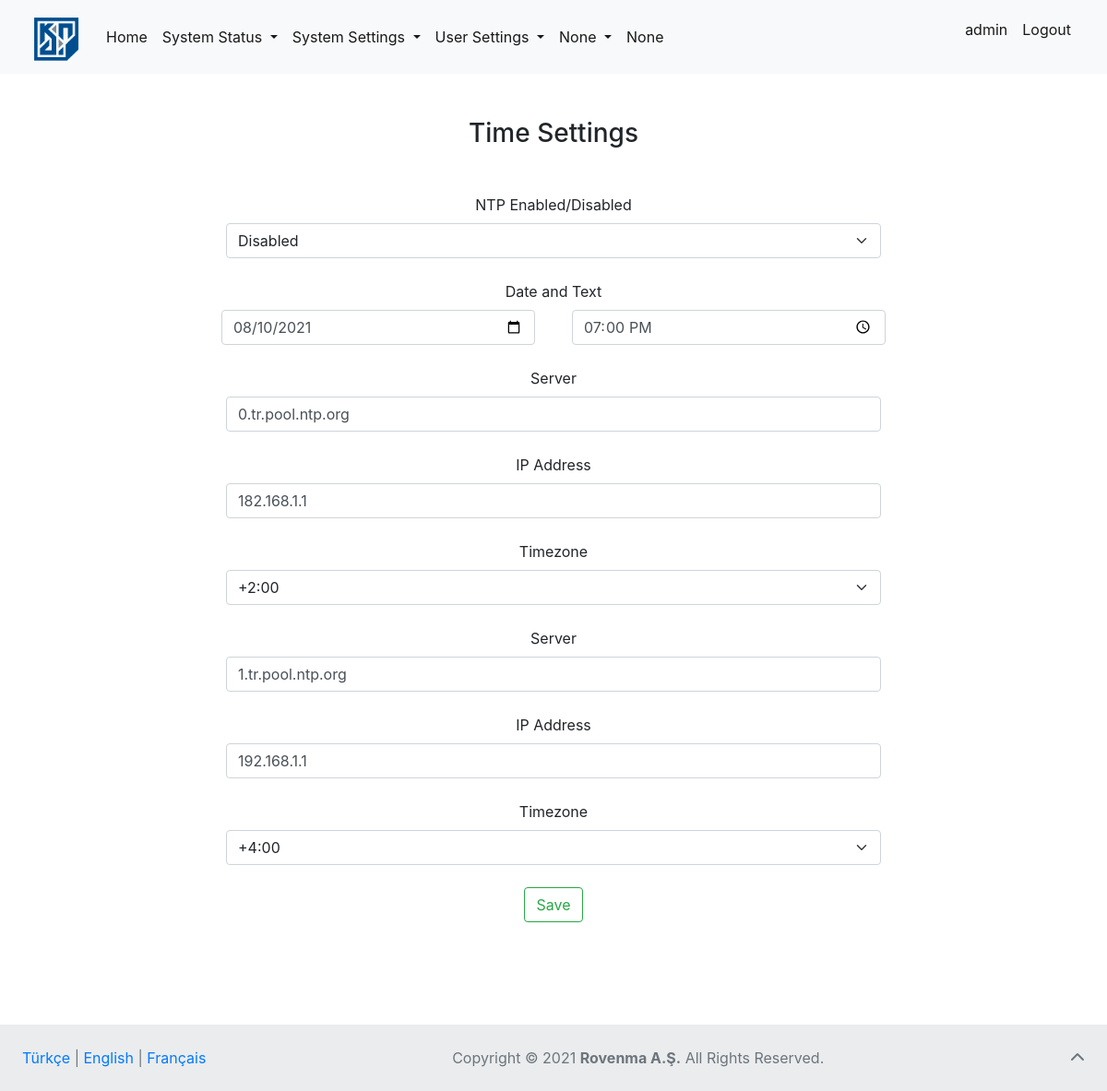
/time-settings/ (signed in), run on an earlier commit of the app's database.
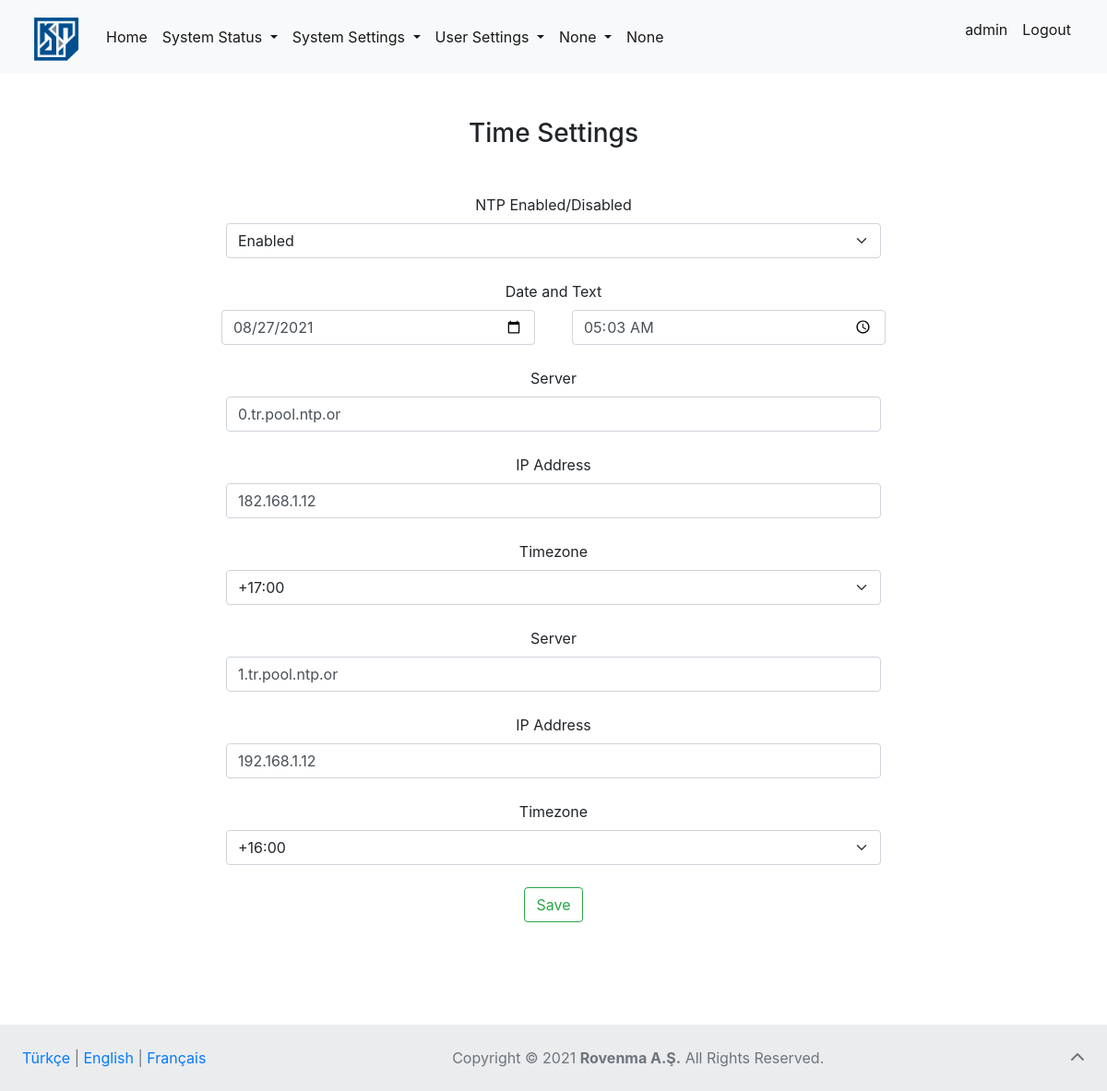
And on a later commit of the database.
### page_articles/models.py (models this page shows, shortened)
class NavbarFooterArticles(models.Model):
    lang = models.CharField(
        verbose_name="Language (like TR or EN)", max_length=2)
    homepage = models.CharField(verbose_name="Home (link)", max_length=20)
    system_status = models.CharField(
        verbose_name="System Status (dropdown)", max_length=30)
    statistics_field = models.CharField(
        verbose_name="Statistics (field)", max_length=20)
    sensors = models.CharField(verbose_name="Sensors (field)", max_length=20)
    log_records = models.CharField(
        verbose_name="Log Records (field)", max_length=30)
    system_settings = models.CharField(
        verbose_name="System Settings (dropdown)", max_length=30)
    remote_access_settings = models.CharField(
        verbose_name="Remote Access Settings (field)", max_length=35)
    cli_access_settings = models.CharField(
        verbose_name="CLI Access Settings (field)", max_length=35)
    time_settings = models.CharField(
        verbose_name="Time Settings (field)", max_length=35)
    user_settings = models.CharField(
        verbose_name="User Settings (dropdown)", max_length=35)
    user_administration = models.CharField(
        verbose_name="User Administration (field)", max_length=30)
    authorization = models.CharField(
        verbose_name="Authorization (field)", max_length=35)
    password_changing = models.CharField(
        verbose_name="Password Changing (field)", max_length=35)
    video_transfer = models.CharField(
        verbose_name="Video Transfer Settings (dropdown)", max_length=35, default=None, null=True)
    video_transfer_settings = models.CharField(
        verbose_name="Settings (field)", max_length=15, default=None, null=True)
    input_settings = models.CharField(
        verbose_name="Input Settings (field)", max_length=18, default=None, null=True)
    ftp_settings = models.CharField(
        verbose_name="FTP Settings (field)", max_length=15, default=None, null=True)
    logout_link = models.CharField(verbose_name="Logout (link)", max_length=20)
    footer = models.CharField(
        verbose_name="All Rights Reserved (text)", max_length=35)

class TimeSettingsArticles(models.Model):
    lang = models.CharField(
        verbose_name="Language (like TR or EN)", max_length=2)
    title = models.CharField(
        verbose_name="Time Settings (title)", max_length=35)
    ntp_enabled = models.CharField(
        verbose_name="NTP Enabled/Disabled (field)", max_length=30)
    date_time_field = models.CharField(
        verbose_name="Date and Time (field)", max_length=25)
    server_field = models.CharField(
        verbose_name="Server (field)", max_length=25)
    ip_address = models.CharField(
        verbose_name="IP Address (field)", max_length=50)
    timezone = models.CharField(verbose_name="Timezone (field)", max_length=25)
    enabled = models.CharField(verbose_name="Enabled (text)", max_length=25)
    disabled = models.CharField(verbose_name="Disabled (text)", max_length=25)
    save_text = models.CharField(verbose_name="Save (text)", max_length=25)

### settings/models.py (models this page shows, shortened)
class TimeSettings(models.Model):
    TIMEZONES = [
        ("0", "0"),
        ("1", "1"),
        ("2", "2"),
        ("3", "3"),
        ("4", "4"),
        ("5", "5"),
        ("6", "6"),
        ("7", "7"),
        ("8", "8"),
        ("9", "9"),
        ("10", "10"),
        ("11", "11"),
        ("12", "12"),
        ("13", "13"),
        ("14", "14"),
        ("15", "15"),
        ("16", "16"),
        ("17", "17"),
        ("18", "18"),
        ("19", "19"),
        ("20", "20"),
        ("21", "21"),
        ("22", "22"),
        ("23", "23"),
        ("24", "24")
    ]
    use_ntp = models.BooleanField(verbose_name="Use NTP")
    date = models.DateField(verbose_name="Date")
    time = models.TimeField(verbose_name="Time")
    server1 = models.CharField(verbose_name="Server 1", max_length=200)
    ip_address1 = models.CharField(verbose_name="IP Address 1", max_length=15)
    timezone1 = models.CharField(verbose_name="Timezone 1", max_length=2, choices=TIMEZONES, default=0)
    server2 = models.CharField(verbose_name="Server 2", max_length=200)
    ip_address2 = models.CharField(verbose_name="IP Address 2", max_length=15)
    timezone2 = models.CharField(verbose_name="Timezone 2", max_length=2, choices=TIMEZONES, default=0)

### settings/views.py (the view)
# urls.py: path('time-settings/', views.time_settings_view, name="time_settings"),
def time_settings_view(request):
    if request.user.is_authenticated:
        lang = "EN"
        cookie_lang = request.COOKIES.get("lang")
        for article in TimeSettingsArticles.objects.all():
            if cookie_lang == article.lang:
                lang = article.lang
                break
        articles = TimeSettingsArticles.objects.get(lang=lang)
        navbar = NavbarFooterArticles.objects.get(lang=lang)
        times = [0]
        for time in range(24):
            times.append(time+1)
        time_setting = TimeSettings.objects.all().first()
        if request.method == "POST":
            time_setting.use_ntp = request.POST.get("ntp_use")
            time_setting.time = request.POST.get("time")
            time_setting.date = request.POST.get("date")
            time_setting.server1 = request.POST.get("server1")
            time_setting.ip_address1 = request.POST.get("ip_address1")
            time_setting.timezone1 = request.POST.get("timezone1")
            time_setting.server2 = request.POST.get("server2")
            time_setting.ip_address2 = request.POST.get("ip_address2")
            time_setting.timezone2 = request.POST.get("timezone2")
            time_setting.save()
            return redirect("time_settings")
        else:
            hour = str(time_setting.time.hour)
            minute = str(time_setting.time.minute)
            day = str(time_setting.date.day)
            month = str(time_setting.date.month)
            if len(hour) == 1:
                hour = "0"+hour
            if len(minute) == 1:
                minute = "0"+minute
            if len(month) == 1:
                month = "0"+month
            if len(day) == 1:
                day = "0"+day
            context = {
                "times": times,
                "articles": articles,
                "time_settings": time_setting,
                "navbar_articles": navbar,
                "time": hour+":"+minute,
                "date": str(time_setting.date.year)+"-"+month+"-"+day
            }
            return render(request, "settings/time_settings.html", context=context)
    else:
        return redirect("login")

### templates/settings/time_settings.html (shortened to what this page needs)
{% extends 'base.html' %}
{% block body %}
<div class="container mt-5">
    <h3 class="text mt-3 mb-5">{{articles.title}}</h3>
    <form method="post">
        <div class="col-8 mt-4">
          <label for="ntp_use" class="form-label">{{articles.ntp_enabled}}</label>
          <select class="form-select" name="ntp_use" id="ntp_use">
              {% if time_settings.use_ntp %}
                <option value="True" selected>{{articles.enabled}}</option>
              {% else %}
                <option value="False" selected>{{articles.disabled}}</option>
              {% endif %}
          </select>
        </div>
        <div class="row mt-4" id="date_time">
            <label for="date_time" class="form-label">{{articles.date_time_field}}</label>
            <div class="col-4 left">
              <input value="{{time_settings.date}}" class="form-control" type="date" name="date" id="date">
            </div>
            <div class="col-4 right">
              <input value="{{time_settings.time}}" class="form-control" type="time" name="time" id="time">
            </div>
        </div>
        <div class="col-8 mt-4">
          <label for="server1" class="form-label">{{articles.server_field}}</label>
          <input class="form-control" value="{{time_settings.server1}}" type="text" name="server1" id="server1">
        </div>
        <div class="col-8 mt-4">
          <label for="ip_address1" class="form-label">{{articles.ip_address}}</label>
          <input class="form-control" value="{{time_settings.ip_address1}}" type="text" name="ip_address1" id="ip_address1">
        </div>
        <div class="col-8 mt-4">
          <label for="timezone1" class="form-label">{{articles.timezone}}</label>
          <select class="form-select" name="timezone1" id="timezone1">
              {% for time in times %}
              {% if time != 0 %}
                <option value="{{time}}">+{{time}}:00</option>
              {% else %}
                <option value="{{time}}">{{time}}</option>
              {% endif %}
              {% endfor %}
          </select>
        </div>
        <div class="col-8 mt-4">
          <label for="server2" class="form-label">{{articles.server_field}}</label>
          <input class="form-control" value="{{time_settings.server2}}" type="text" name="server2" id="server2">
        </div>
        <div class="col-8 mt-4">
          <label for="ip_address2" class="form-label">{{articles.ip_address}}</label>
          <input class="form-control" value="{{time_settings.ip_address2}}" type="text" name="ip_address2" id="ip_address2">
        </div>
        <div class="col-8 mt-4 mb-4">
          <label for="timezone2" class="form-label">{{articles.timezone}}</label>
          <select class="form-select" name="timezone2" id="timezone2">
              {% for time in times %}
              {% if time != 0 %}
                <option value="{{time}}">+{{time}}:00</option>
              {% else %}
                <option value="{{time}}">{{time}}</option>
              {% endif %}
              {% endfor %}
          </select>
        </div>
        <button type="submit" style="margin-bottom: 10%;" class="btn btn-outline-success">{{articles.save_text}}</button>
    </form>
</div>
{% endblock body %}

### templates/base.html (shortened to what this page needs)
<!DOCTYPE html>
<html lang="en">
  <head>
    <link
      href="https://cdn.jsdelivr.net/npm/bootstrap@5.0.2/dist/css/bootstrap.min.css"
      rel="stylesheet"
    />
    <link
      rel="stylesheet"
      href="https://stackpath.bootstrapcdn.com/bootstrap/4.1.3/css/bootstrap.min.css"
    />
  </head>
  <body>
    <div id="page-container">
        {% block nonavbar %}
            <nav class="navbar navbar-expand-lg navbar-light bg-light">
                <div class="container-fluid">
                  <a href="{% url 'home' %}" class="navbar-brand fs-3" href="#">
                    {% load static %}
                    <img
                      width="60"
                      height="50"
                      class="d-inline-block align-text-top"
                      src="{% static 'images/kindi.png' %}"
                      alt="Kindi"
                  /></a>
                  <div class="collapse navbar-collapse" id="navbarSupportedContent">
                    <ul class="navbar-nav me-auto mb-2 mb-lg-0">
                      <li class="nav-item">
                        <a
                          class="nav-link active"
                          aria-current="page"
                          href="{% url 'home' %}"
                          >{{ navbar_articles.homepage }}</a
                        >
                      </li>
                      <div class="nav navbar-nav me-auto mb-2 mb-lg-0">
                        <li class="nav-item dropdown">
                          <a
                            class="nav-link dropdown-toggle active"
                            href="#"
                            id="navbarDropdown"
                            role="button"
                            data-bs-toggle="dropdown"
                            aria-expanded="false"
                          >
                            {{ navbar_articles.system_status }}
                          </a>
                        </li>
                        <li class="nav-item dropdown">
                          <a
                            class="nav-link dropdown-toggle active"
                            href="#"
                            id="system_settings"
                            role="button"
                            data-bs-toggle="dropdown"
                            aria-expanded="false"
                          >
                            {{ navbar_articles.system_settings}}
                          </a>
                        </li>
                        <li class="nav-item dropdown">
                          <a
                            class="nav-link dropdown-toggle active"
                            href="#"
                            id="user_settings"
                            role="button"
                            data-bs-toggle="dropdown"
                            aria-expanded="false"
                          >
                            {{ navbar_articles.user_settings }}
                          </a>
                        </li>
                        <li class="nav-item dropdown">
                          <a
                            class="nav-link dropdown-toggle active"
                            href="#"
                            id="video_transfer"
                            role="button"
                            data-bs-toggle="dropdown"
                            aria-expanded="false"
                          >
                            {{ navbar_articles.video_transfer }}
                          </a>
                        </li>
                      </div>
                      <li class="nav-item">
                        <a
                          class="nav-link active"
                          aria-current="page"
                          href="{% url 'ftp_settings' %}"
                          >{{ navbar_articles.ftp_settings }}</a
                        >
                      </li>
                    </ul>
                    <ul class="nav navbar-nav navbar-right">
                      <li class="nav-item">
                        <p class="nav-link active">{{request.user}}</p>
                      </li>
                      <li class="nav-item">
                        <a
                          class="nav-link active"
                          aria-current="page"
                          href="{% url 'logout' %}"
                          >{{ navbar_articles.logout_link }}</a
                        >
                      </li>
                    </ul>
                  </div>
                </div>
              </nav>
        {% endblock nonavbar %}
        <div id="content-wrap">
         {% block body %} {% endblock body %}
        </div>
        {% block nofooter %}
            <footer id="footer" class="text-center text-lg-start bg-light text-muted">
          <div
            class="text-center p-4"
            style="background-color: rgba(0, 0, 0, 0.05)"
          >
            <div style="display: inline-block; float: left;">
              <a href="{% url 'change_lang' lang='TR' %}">Türkçe</a> |
              <a href="{% url 'change_lang' lang='EN' %}">English</a> |
              <a href="{% url 'change_lang' lang='FR' %}">Français</a>
            </div>
            <div style="text-align: center;">
              <a
                href="https://www.copyright.gov/what-is-copyright/"
                class="text-reset"
                target="_blank"
                >Copyright ©</a
              >
              2021
              <a
                target="_blank"
                class="text-reset fw-bold"
                href="https://www.rovenma.com/"
                >Rovenma A.Ş.</a
              >
              {{ navbar_articles.footer }}.
            <a
              class="text-muted"
              style="display: inline-block; float: right"
              href="#"
              ><i class="fas fa-chevron-up"></i
            ></a>
            </div>
          </div>
        </footer>
        {% endblock nofooter %}
  </body>
</html>

### templates/base.html (style rules this page uses)
#page-container { position: relative; min-height: 100vh; }
#content-wrap { padding-bottom: 4.5rem; }
#footer { position: absolute; bottom: 0; width: 100%; height: 4.5rem; }

### templates/settings/time_settings.html (style rules this page uses)
h3 { text-align: center; }
form { text-align: center; }
.col-8 { margin-left: auto; margin-right: auto; }
.row { margin-left: auto; margin-right: auto; }
.row .left { margin-left: auto; margin-right: 5px; }
.row .right { margin-right: auto; margin-left: 5px; }

What changed in the data, as far as the page shows it:
changed TimeSettings: ntp_use "Disabled" → "Enabled"; date "08/10/2021" → "08/27/2021"; time "19:00" → "05:03"; server1 "0.tr.pool.ntp.org" → "0.tr.pool.ntp.or"; ip_address1 "182.168.1.1" → "182.168.1.12"; server2 "1.tr.pool.ntp.org" → "1.tr.pool.ntp.or"; ip_address2 "192.168.1.1" → "192.168.1.12"
Also different on the page:
form field timezone1: "+2:00" → "+17:00"
form field timezone2: "+4:00" → "+16:00"
